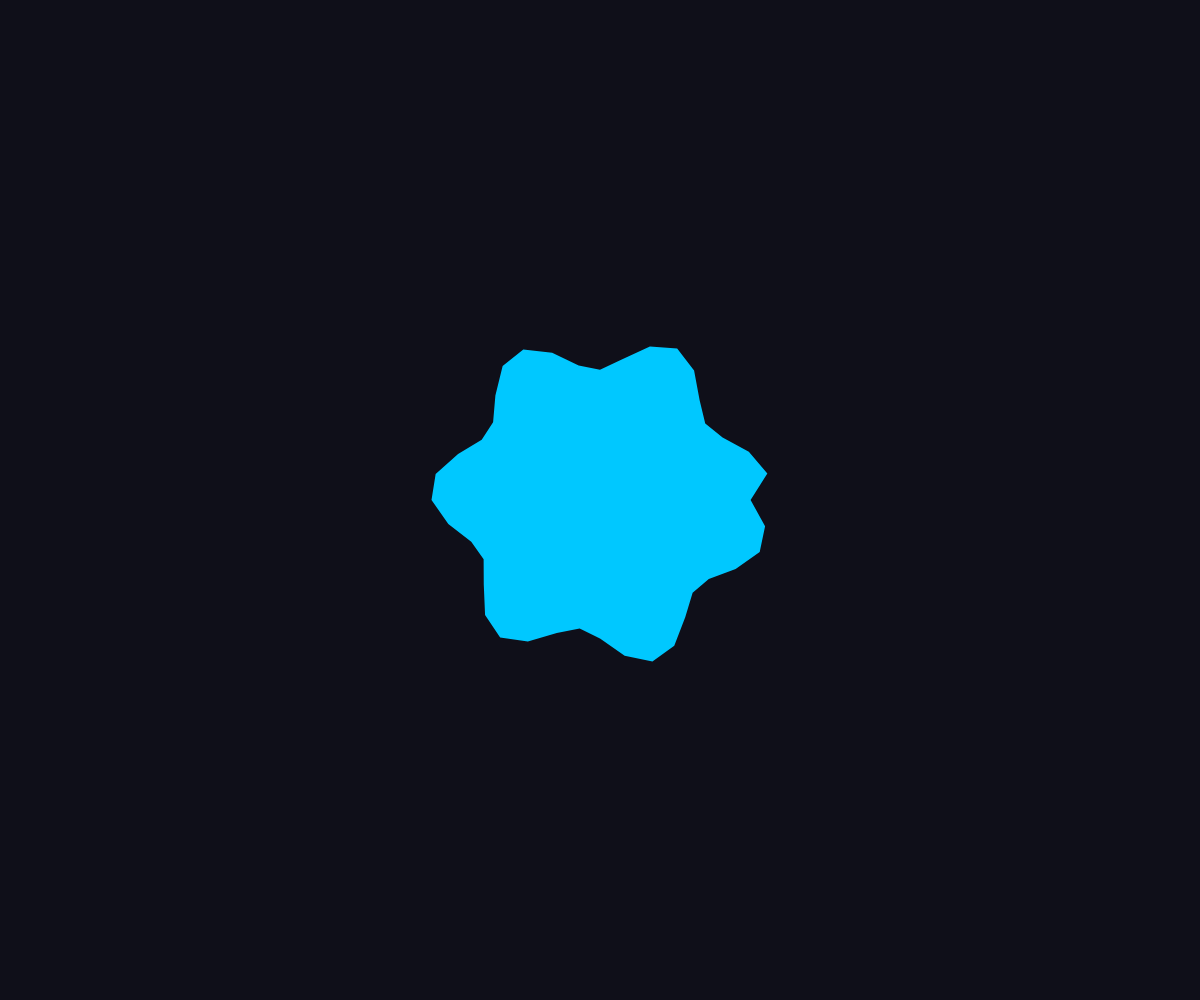
Frame 1 (no input)
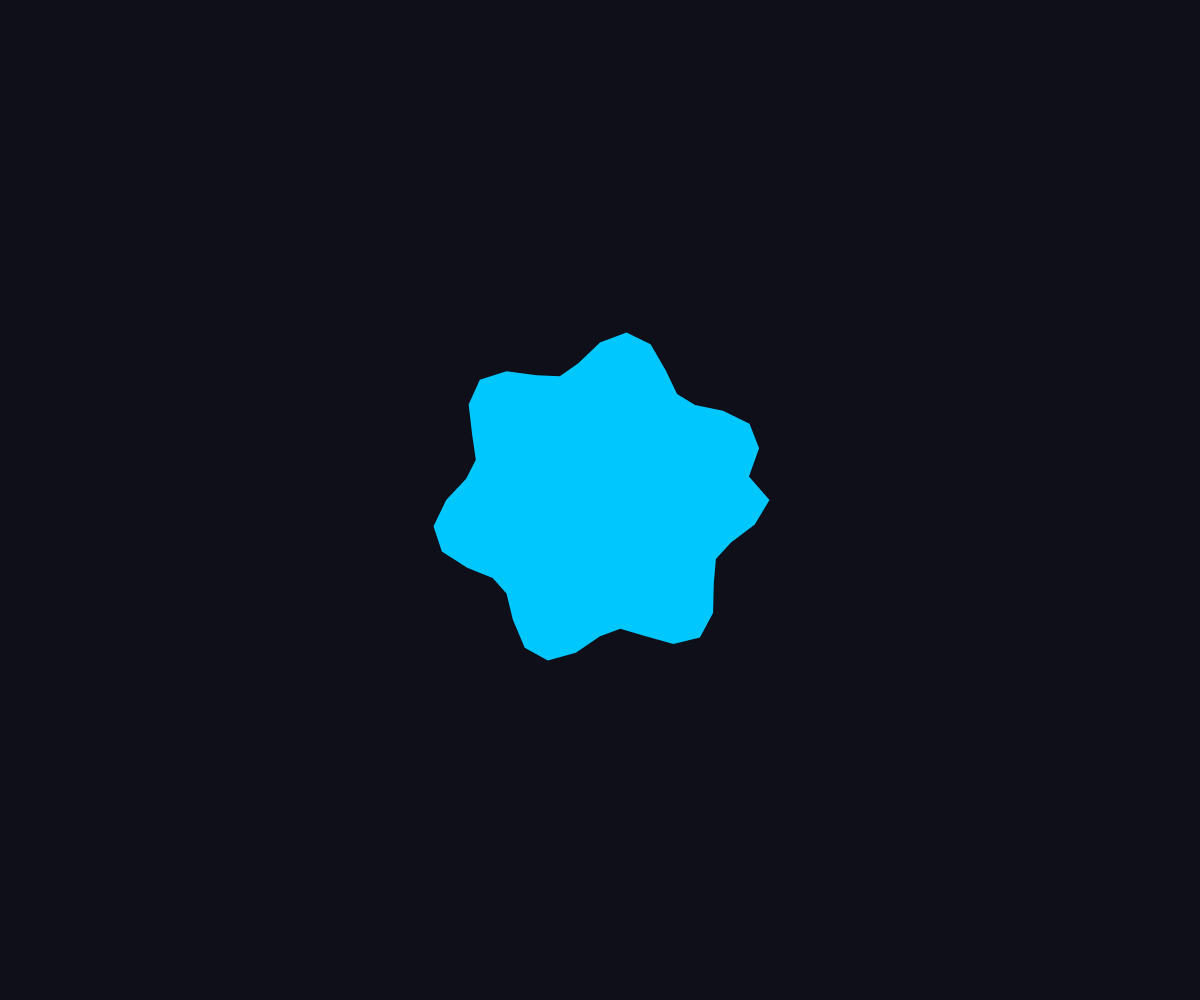
Frame 60 (no input)
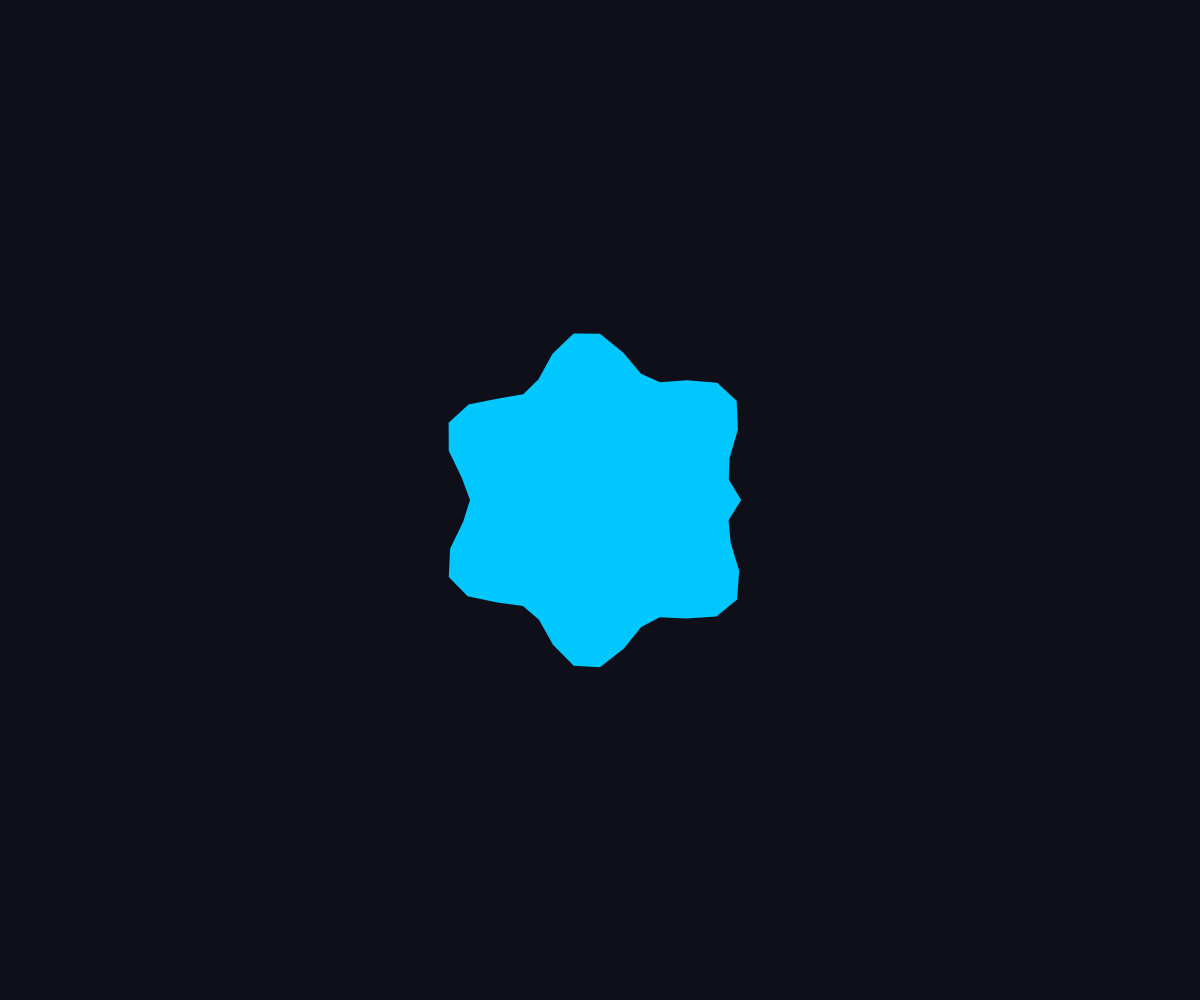
Frame 120 (the mouse pressed at the canvas centre since frame 60)

The p5.js sketch that drew these frames (run headless with seeded random() and noise() and a simulated clock; from frame 60 on, the mouse is pressed at the canvas centre):

// p5.js sketch
// ── sketch.js
let points = 40;
let radius = 150;

function setup() {
  createCanvas(windowWidth, windowHeight);
}

function draw() {
  background(15, 15, 25);

  translate(width/2, height/2);

  fill(0, 200, 255);
  noStroke();

  beginShape();

  for(let i = 0; i < points; i++){

    let angle = map(i,0,points,0,TWO_PI);

    let offset = sin(frameCount * 0.03 + i) * 20;

    let r = radius + offset;

    let x = cos(angle) * r;
    let y = sin(angle) * r;

    vertex(x,y);

  }

  endShape(CLOSE);

}
